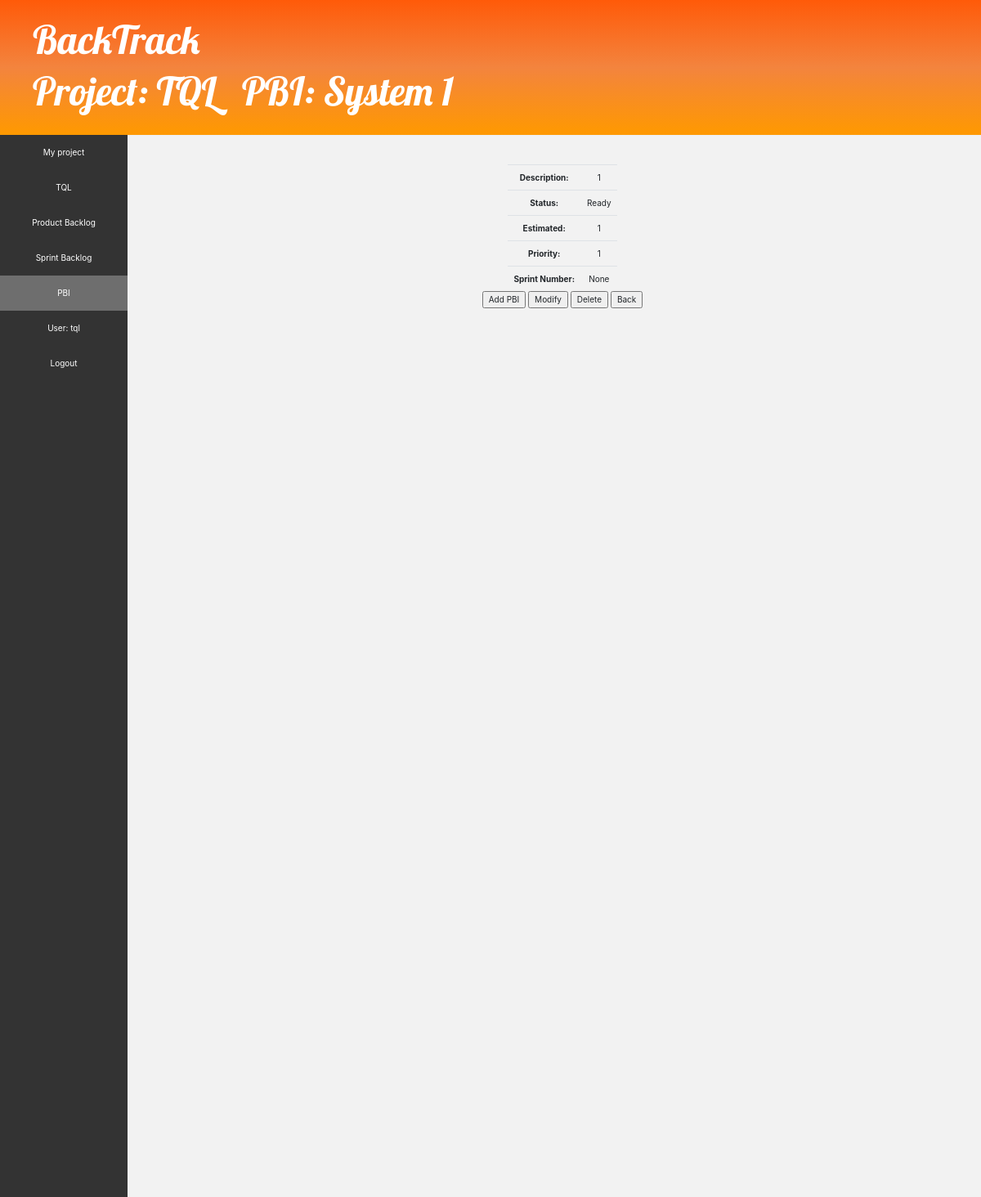
Page /project/1/productBacklog/pbi/1 (signed in) on the committed database.
### project/models.py (models this page shows, shortened)
class Project(models.Model):
    name = models.CharField(max_length=100)
    description = models.CharField(max_length=500)
    manager = models.ForeignKey(BackTrackUser, related_name='manager', null=True, blank=True, on_delete=models.SET_NULL)
    time = models.DateTimeField(auto_now=False, auto_now_add=True)
    owner = models.OneToOneField(BackTrackUser, related_name='owner', on_delete=models.CASCADE)

class BackTrackUser(AbstractUser):
    pass
    STATUS_CHOICES = [
        ('Available', 'Available'),
        ('Not available', 'Not available')
    ]
    status = models.CharField(max_length=13, choices=STATUS_CHOICES, default='Available')
    project = models.ForeignKey("Project", null=True, blank=True, on_delete=models.SET_NULL)

### productBacklog/models.py (models this page shows, shortened)
class PBI(models.Model):
    STATUS_CHOICES = [
        ('Finished', 'Finished'),
        ('In process', 'In process'),
        ('Ready', 'Ready')
    ]
    name = models.CharField(max_length=50)
    description = models.CharField(max_length=500)
    status = models.CharField(max_length=10, choices=STATUS_CHOICES, default='R')
    estimated = models.PositiveSmallIntegerField()
    priority = models.PositiveSmallIntegerField()
    sprintNumber = models.PositiveSmallIntegerField(null=True, blank=True, default=None)
    cumulative = models.PositiveIntegerField(null=True, blank=True)
    productBacklog = models.ForeignKey(ProductBacklog, null=False, on_delete=models.CASCADE)

### productBacklog/views.py (the view)
# urls.py: path('pbi/<int:pbi_pk>', views.PBIMain.as_view(), name='pbi_main'),
class PBIMain(TemplateView):
    template_name = "pbi_main.html"
    def get_context_data(self, **kwargs):
        project = self.kwargs['project_pk']
        pbi = self.kwargs['pbi_pk']
        context = super().get_context_data(**kwargs)
        context['delete'] = str(pbi) + '/delete'
        context['modify'] = str(pbi) + '/modify'
        context['back'] = '/project/' + str(project) + '/productBacklog'
        context["project"] = Project.objects.get(pk=project)
        context['pbi'] = PBI.objects.get(pk=pbi)
        return context

### templates/pbi_main.html (shortened to what this page needs)
<!DOCTYPE html>
{% load static %}
<html lang="en">
<head>
    <link rel="stylesheet" href="//maxcdn.bootstrapcdn.com/bootstrap/3.2.0/css/bootstrap.min.css">
    <link rel="stylesheet" href="//maxcdn.bootstrapcdn.com/bootstrap/3.2.0/css/bootstrap-theme.min.css">
    <link rel="stylesheet" href="https://stackpath.bootstrapcdn.com/bootstrap/4.3.1/css/bootstrap.min.css">
    <link rel="stylesheet" href="{% static 'css/productBacklog.css' %}">
</head>
<body>
    {% if user.is_authenticated %}
        <div class="page-header">
            <h1><a href="../..">BackTrack</a></h1>
            <h2><a href="../..">Project: {{ project.name }}</a>&#160;&#160;&#160;PBI: {{ pbi.name }}</h2>
        </div>
        <div class="menu">
            <ul>
                <li><a href="../../..">My project</a></li>
                <li><a href="../..">{{ project.name }}</a></li>
                <li><a href="..">Product Backlog</a></li>
                <li><a href="../../sprintBacklog">Sprint Backlog</a></li>
                <li><a class="active" href="">PBI</a></li>
                <li><a href="">User: {{ user.get_username }}</a></li>
                <li><a href="{% url 'logout'%}?next={{request.path}}">Logout</a></li>
            </ul>
        </div>
        <div class="main">
            <br/>
            <div class="table" style="text-align:center; margin:0 auto;">
                <table border="0" style="margin:0 auto;">
                    <tr>
                        <td><b>Description:</b></td>
                        <td>{{ pbi.description }}</td>
                    </tr>
                    <tr>
                        <td><b>Status:</b></td>
                        <td>{{ pbi.status }}</td>
                    </tr>
                    <tr>
                        <td><b>Estimated:</b></td>
                        <td>{{ pbi.estimated }}</td>
                    </tr>
                    <tr>
                        <td><b>Priority:</b></td>
                        <td>{{ pbi.priority }}</td>
                    </tr>
                    <tr>
                        <td><b>Sprint Number:</b></td>
                        <td>{{ pbi.sprintNumber }}</td>
                    </tr>
                </table>
            </div>
            <div style="text-align:center;">
                <form>
                    <input type="button" value="Add PBI" onclick="location='add'">
                    <input type="button" value="Modify" onclick="location='{{ modify }}'">
                    <input type="button" value="Delete" onclick="location='{{ delete }}'">
                    <input type="button" value="Back" onclick="location='{{ back }}'">
                </form>
            </div>
        </div>
    {% endif %}
</body>
</html>

### static/css/productBacklog.css (style rules this page uses)
.page-header { background: linear-gradient(#FF5A09, #F3843E, #FF9900); margin: 0; padding: 20px 20px 20px 40px; }
.page-header h1, .page-header h1 a, .page-header h1 a:visited, .page-header h1 a:active { color: #ffffff; font-size: 36pt; text-decoration: none; }
.page-header h2, .page-header h2 a, .page-header h2 a:visited, .page-header h2 a:active { color: #ffffff; font-size: 36pt; text-decoration: none; }
h1, h2, h3, h4 { font-family: 'Lobster', cursive; }
html, body { height: 100%; }
div.menu { height: 100%; width: 13%; overflow-y: auto; position: absolute; margin-top: -1px; left: 0;background-color: #333; }
.menu ul { list-style-type: none; margin: 0; padding: 0; overflow: hidden; background-color: #333; }
.menu li { float: left; width: 100%; }
.menu li a { display: block; color: white; text-align: center; padding: 14px 16px; text-decoration: none; }
.active { background-color: #6E6E6E; }
.main { background-color: #F2F2F2; }
div.main { right: 0; float: left; height: 100%; width: 87%; overflow-y: auto; position:absolute; padding: 20px 20px 20px 40px; }

### rows in the picture
Project: name "TQL"
PBI: name "System 1", description "1", status "Ready", estimated "1", priority "1", sprintNumber "None"
BackTrackUser: get_username "tql"
